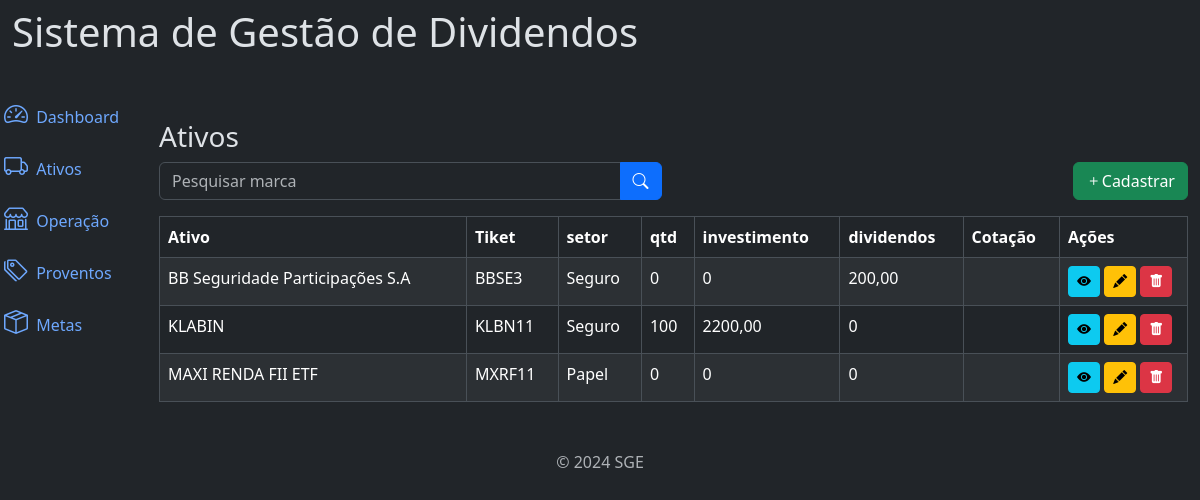
/ativo/, run on an earlier commit of the app's database.
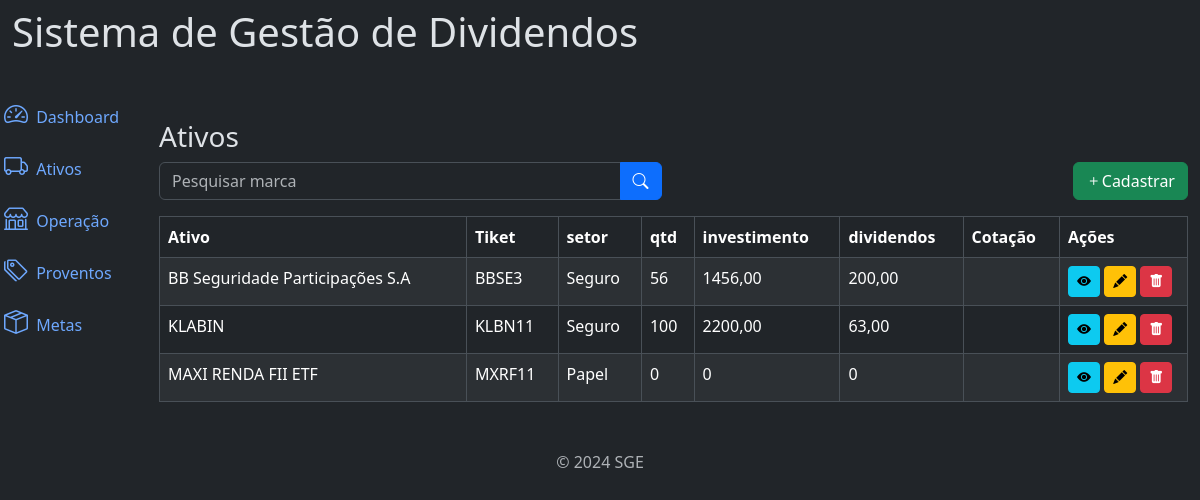
And on a later commit of the database.
### carteira/models.py (models this page shows, shortened)
class SetorAtivo(models.Model):
    class Meta:
        verbose_name = "Setor"
        verbose_name_plural = "Setor"
        ordering=['-id']
    setor = models.CharField(max_length=20, verbose_name='setor')
    setor_classe = models.CharField(max_length=20, verbose_name='classe', null=True, blank=True)
    created_at = models.DateTimeField(auto_now_add=True, verbose_name='criado em')
    update_at = models.DateTimeField(auto_now=True, verbose_name='atualizado em')
    def __str__(self):
        return self.setor

class Ativos(models.Model):
    class Meta:
        verbose_name = "Ativo"
        verbose_name_plural = "Ativos"
        ordering=['ativo']
    fk_user = models.ForeignKey(User, on_delete=models.CASCADE, related_name="user_ativo", null=True,) #relacionando campo com a pk da tbl user
    ativo = models.CharField(max_length=250,verbose_name='nome do ativo')
    ticket = models.CharField(max_length=10)
    classe = models.CharField(max_length=10)
    cnpj = models.CharField(max_length=20, verbose_name='CNPJ')
    setor = models.ForeignKey(SetorAtivo, on_delete=models.PROTECT, related_name="setor_ativo", verbose_name='Setor')
    qtdAtivo = models.IntegerField(verbose_name='Qtd', blank=True, null= True)
    investimento= models.DecimalField(max_digits=20, decimal_places=2, blank=True, null= True)
    dividendos= models.DecimalField(max_digits=20, decimal_places=2, blank=True, null= True)
    created_at = models.DateTimeField(auto_now_add=True, verbose_name='criado em')
    update_at = models.DateTimeField(auto_now=True, verbose_name='atualizado em')

### carteira/views/ativos_views.py (the view)
# urls.py: path('ativo/', views.AtivoRender.as_view(), name='list_ativo'),
class AtivoRender(ListView):
    model = Ativos
    template_name = 'ativos/list.html'
    context_object_name = 'lists'
    ordering = 'ativo'
    paginate_by = 10
    def get_queryset(self):
        filter_name = self.request.GET.get('name')
        queryset = Ativos.objects.all().order_by('ativo')
        if filter_name:
            return Ativos.objects.filter(ticket__icontains=filter_name)
        return queryset
    def get_context_data(self, **kwargs):
        context = super().get_context_data(**kwargs)
        ativos = self.get_queryset()
        lista_ativos = []
        for ativo in ativos:
            cotacao = obter_cotacao(ativo.ticket)
            lista_ativos.append({
                "pk": ativo.id,  # Chave primária
                "ativo": ativo.ativo,
                "setor": ativo.setor,
                "cnpj":ativo.cnpj,
                "ticket": ativo.ticket,
                "classe": ativo.classe,
                "cotacao": cotacao,
                "qtd": ativo.qtdAtivo if ativo.qtdAtivo is not None else 0 ,
                "investimento": ativo.investimento if ativo.investimento else 0 ,
                "dividendos": ativo.dividendos if ativo.dividendos else 0 ,
            })
        context['lists'] =lista_ativos
        return context

### utils/cotacao.py (called while the page is built)
def formatar_moeda(valor):
    if isinstance(valor, (int, float)):
        return f"R$ {valor:,.2f}".replace(",", "X").replace(".", ",").replace("X", ".")
    return valor

def obter_cotacao(tiket):
    ticker = yf.Ticker(f"{tiket}.SA")
    historico = ticker.history(period="1d", interval="1m") #exibe o historico de cotação do dia
    preco_final = historico['Close'].iloc[-1] #pega a cotaçao mais recente do dia
    return formatar_moeda(preco_final)

### carteira/templates/ativos/list.html (shortened to what this page needs)
{% extends "global/base.html" %}
{% block content %}
<p class="h3">Ativos</p>
    <div class="row mb-3">
        <div class="col-md-6">
            <form action="#" method="GET">
                <div class="input-group">
                    <input type="text" class="form-control" name="name" placeholder="Pesquisar marca" value="{{ request.GET.name }}"/>
                    {% if request.GET.name %}
                        <a href="#" class="btn btn-primary">
                            <i class="bi bi-x-lg"></i>
                        </a>
                    {% else %}
                        <button type="submit" class="btn btn-primary">
                            <i class="bi bi-search"></i>
                        </button>
                    {% endif %}
                </div>
            </form>
        </div>
        <div class="col-md-6">
            <a href="#" class="btn btn-success float-end"
            data-bs-toggle="modal"
            data-bs-target="#cadastroModal"
            hx-get = {% url "create_ativo" %}
            hx-target = "#addContent"
            hx-swap = "innerHTML">
                <i class="bi bi-plus"></i>Cadastrar
            </a>
        </div>
    </div>
    <div class="table-responsive">
    {% if lists %}
       {% include "ativos/table.html" %}
    {% else %}
        <p class="h3">Nenhum registro encontrado.</p>
    {% endif %}
    </div>
{% endblock %}

### carteira/templates/ativos/table.html
<table class="table table-striped table-bordered">
    <thead>
        <tr>
            <th>Ativo</th>
            <th>Tiket</th>
            <th>setor</th>
            <th>qtd</th>
            <th>investimento</th>
            <th>dividendos</th>
            <th>Cotação</th>
            <th>Ações</th>
        </tr>
    </thead>
    <tbody id="tbodyAtivos">
        {% for list in lists %}
            <tr>
                <td>{{ list.ativo }}</td>
                <td>{{ list.ticket }}</td>
                <td>{{ list.setor }}</td>
                <td>{{ list.qtd }}</td>
                <td>{{ list.investimento }}</td>
                <td>{{ list.dividendos }}</td>
                <td>{{ list.cotacao }}</td>
                <td style="width:8em">
                    <a href="#" class="btn btn-info btn-sm"><i class="bi bi-eye-fill"></i></a>
                    <a href="#" class="btn btn-warning btn-sm" data-bs-toggle="modal"
                    data-bs-target="#cadastroModal"
                    hx-get = {% url "update_ativo" list.pk %}
                    hx-target = "#addContent"
                    hx-swap = "innerHTML"
                    ><i class="bi bi-pencil-fill"></i></a>
                    <a  onclick="modal(this)"
                    data-page="ativo"
                    data-name="{{list.ativo}}"
                    data-id="{{list.pk}}"
                     href="#"
                     class="btn btn-danger btn-sm"><i class="bi bi-trash-fill"></i></i></a>
                </td>
            </tr>
        {% endfor %}
    </tbody>
</table>

What changed in the data, as far as the page shows it:
changed through a linked row, SetorAtivo "Seguro": qtd "0" → "56"; investimento "0" → "1456,00"; dividendos "0" → "63,00"
